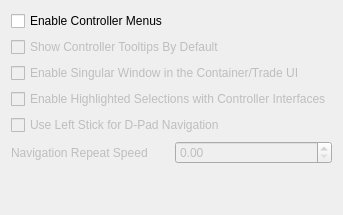
         <widget class="QWidget" name="interfaceControllerTab">
          <attribute name="title">
           <string>Controller</string>
          </attribute>
          <layout class="QVBoxLayout">
           <item>
            <layout class="QGridLayout" name="interfaceControllerGridLayout">
             <item row="0" column="0">
              <widget class="QCheckBox" name="controllerMenusCheckBox">
               <property name="toolTip">
                <string>&lt;html&gt;&lt;head/&gt;&lt;body&gt;&lt;p&gt;Make it easier to use game menus with a controller.&lt;/p&gt;&lt;/body&gt;&lt;/html&gt;</string>
               </property>
               <property name="text">
                <string>Enable Controller Menus</string>
               </property>
              </widget>
             </item>
             <item row="1" column="0">
              <widget class="QCheckBox" name="controllerMenuTooltipsCheckBox">
               <property name="enabled">
                <bool>false</bool>
               </property>
               <property name="toolTip">
                <string>&lt;html&gt;&lt;head/&gt;&lt;body&gt;&lt;p&gt;When using controller menus, make tooltips visible by default.&lt;/p&gt;&lt;/body&gt;&lt;/html&gt;</string>
               </property>
               <property name="text">
                <string>Show Controller Tooltips By Default</string>
               </property>
              </widget>
             </item>
             <item row="2" column="0">
              <widget class="QCheckBox" name="singularContainerTradeWindowCheckBox">
               <property name="enabled">
                <bool>false</bool>
               </property>
               <property name="toolTip">
                <string>&lt;html&gt;&lt;head/&gt;&lt;body&gt;&lt;p&gt;When using controller menus, only the focused container or trade window is visible.&lt;/p&gt;&lt;/body&gt;&lt;/html&gt;</string>
               </property>
               <property name="text">
                <string>Enable Singular Window in the Container/Trade UI</string>
               </property>
              </widget>
             </item>
             <item row="3" column="0">
              <widget class="QCheckBox" name="controllerMenuHighlightCheckBox">
               <property name="enabled">
                <bool>false</bool>
               </property>
               <property name="toolTip">
                <string>&lt;html&gt;&lt;head/&gt;&lt;body&gt;&lt;p&gt;Highlight the current controller selection in menus.&lt;/p&gt;&lt;/body&gt;&lt;/html&gt;</string>
               </property>
               <property name="text">
                <string>Enable Highlighted Selections with Controller Interfaces</string>
               </property>
              </widget>
             </item>
             <item row="4" column="0">
              <widget class="QCheckBox" name="controllerMenuJoystickDpadCheckBox">
               <property name="enabled">
                <bool>false</bool>
               </property>
               <property name="toolTip">
                <string>&lt;html&gt;&lt;head/&gt;&lt;body&gt;&lt;p&gt;When using controller menus, use the left stick to navigate like the D-Pad instead of enabling the mouse.&lt;/p&gt;&lt;/body&gt;&lt;/html&gt;</string>
               </property>
               <property name="text">
                <string>Use Left Stick for D-Pad Navigation</string>
               </property>
              </widget>
             </item>
             <item row="5" column="0">
              <layout class="QHBoxLayout" name="controllerMenuTurboLayout">
               <item>
                <widget class="QLabel" name="controllerMenuTurboLabel">
                 <property name="enabled">
                  <bool>false</bool>
                 </property>
                 <property name="toolTip">
                  <string>&lt;html&gt;&lt;head/&gt;&lt;body&gt;&lt;p&gt;Repeat rate for D-Pad/left stick navigation in controller menus. 0 disables turbo.&lt;/p&gt;&lt;/body&gt;&lt;/html&gt;</string>
                 </property>
                 <property name="text">
                  <string>Navigation Repeat Speed</string>
                 </property>
                </widget>
               </item>
               <item>
                <widget class="QDoubleSpinBox" name="controllerMenuTurboSpinBox">
                 <property name="enabled">
                  <bool>false</bool>
                 </property>
                 <property name="minimum">
                  <double>0.000000000000000</double>
                 </property>
                 <property name="maximum">
                  <double>2.000000000000000</double>
                 </property>
                 <property name="singleStep">
                  <double>0.100000000000000</double>
                 </property>
                 <property name="decimals">
                  <number>2</number>
                 </property>
                </widget>
               </item>
              </layout>
             </item>
            </layout>
           </item>
           <item>
            <spacer name="interfaceControllerSpacer">
             <property name="orientation">
              <enum>Qt::Vertical</enum>
             </property>
             <property name="sizeHint" stdset="0">
              <size>
               <width>20</width>
               <height>40</height>
              </size>
             </property>
            </spacer>
           </item>
          </layout>
         </widget>
